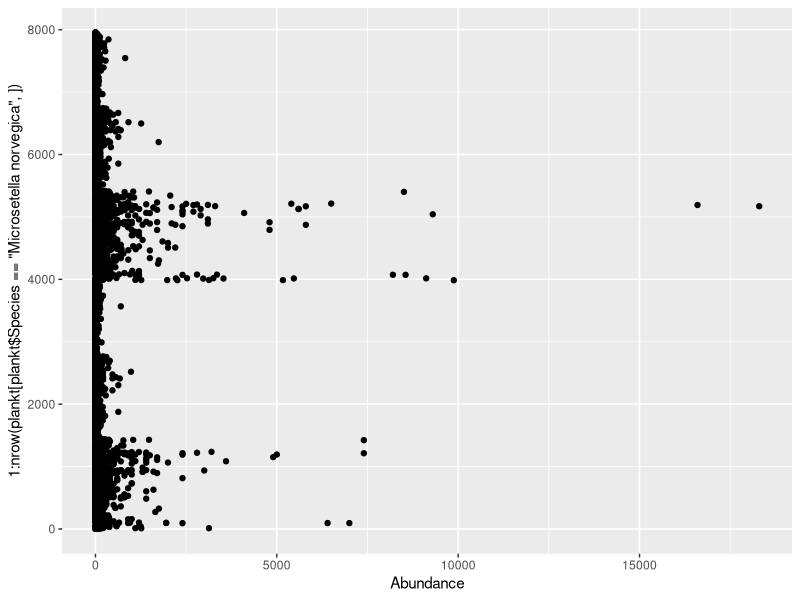
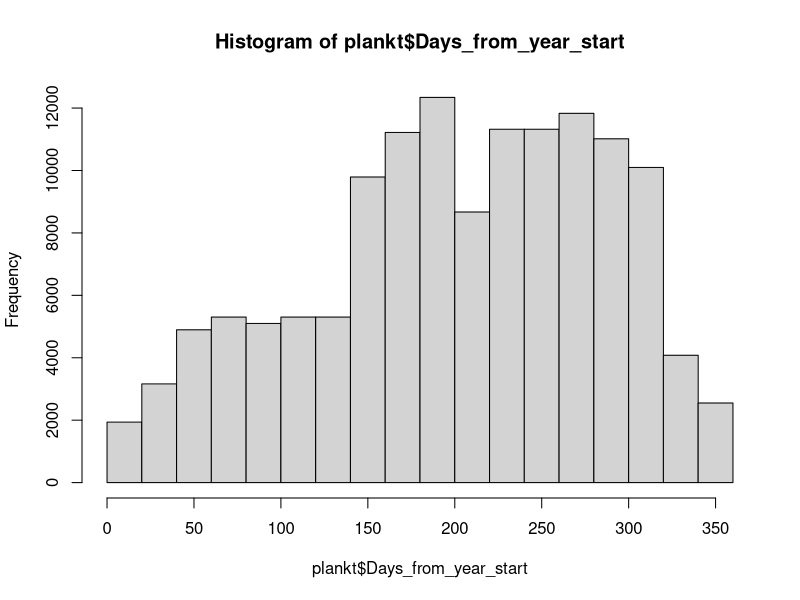
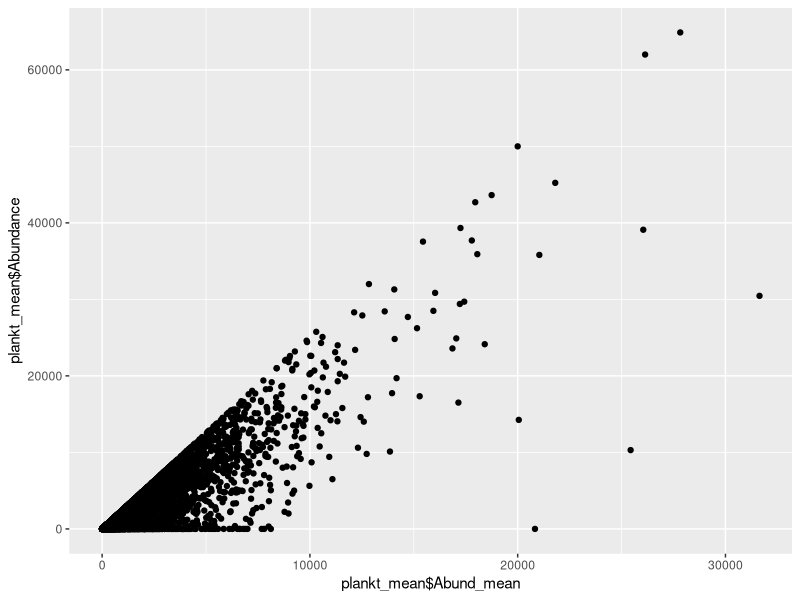

Recreate these plots in R, in order. (Note: this script raises an error after producing the figures.)
# Первичное преобразование данных. 

# Packages  ####
library(reshape2)
library(ggplot2)
library(dplyr)


# Подготовка данных ####
plankt_wide <- read.csv("data/Plankton_raw_tidy.csv", header = TRUE)
vars <- read.csv("data/Plankton_raw_tidy_variables.csv", header = T)


d <- (melt(plankt_wide, id.vars = c("Day", 	"Month", 	"Year", 	"Data"), variable.name = "Var_ID", value.name = "Abundance"))


plankt <- merge(d, vars)



# Первичный осмотр данных ####

ggplot(plankt[plankt$Species == "Microsetella norvegica", ], aes(x = Abundance, y = 1:nrow(plankt[plankt$Species == "Microsetella norvegica", ]))) + geom_point()

# Вопрос Это ошибка в набивке или реально так много.
plankt[plankt$Abundance > 10000 & !is.na(plankt$Abundance) & plankt$Species == "Microsetella norvegica",  ]

plankt$Date2 <- strptime(paste(plankt$Day,"/", plankt$Month, "/", plankt$Year, sep = ""), format=("%d/%m/%Y"))

Start_day <- strptime(paste(plankt$Year,"/01/01", sep = ""), format=("%Y/%d/%m"))


plankt$Days_from_year_start <-  as.numeric(round(difftime(plankt$Date2, as.Date(Start_day))))

hist(plankt$Days_from_year_start)


## Среденвзвешанные значения, объединение слоев

plankt_total <- plankt[plankt$Stage == "Total", ] %>% group_by(Species, Year, Month, Day) %>% summarise(Abundance_0_10 = sum(Abundance[Level == "0-10"]), Abundance_10_25 =  sum(Abundance[Level == "10-25"]), Abundance_25_bottom =  sum(Abundance[Level == "25-bottom"]) )

plankt_total$N_weig <- round((plankt_total$Abundance_0_10 * 10 + plankt_total$Abundance_10_25 * 15 + plankt_total$Abundance_25_bottom * 40)/65, 1)  


plankt_total$N_weig_25 <- round((plankt_total$Abundance_0_10 * 10 + plankt_total$Abundance_10_25 * 15)/25, 1)  





# 
# plankt_1 <- plankt[plankt$Level == "0-10", ]
# nrow(plankt_1)
# 
# plankt_2 <- plankt[plankt$Level == "10-25", ]
# nrow(plankt_2)
# 
# plankt_3 <- plankt[plankt$Level == "25-bottom", ]
# nrow(plankt_3)
# 
# 
# names(plankt_1)

# plankt_mean <- plankt_1
# 
# plankt_mean$Abund_mean <- (plankt_1$Abundance*10 + plankt_2$Abundance*15 + plankt_3$Abundance *40 )/65
# 
# qplot(plankt_mean$Abund_mean, plankt_mean$Abundance)


# names(plankt_mean)


## Среденвзвешанные значения, объединение слоев

plankt_1 <- plankt[plankt$Level == "0-10", ]
nrow(plankt_1)

plankt_2 <- plankt[plankt$Level == "10-25", ]
nrow(plankt_2)

plankt_3 <- plankt[plankt$Level == "25-bottom", ]
nrow(plankt_3)


names(plankt_1)

plankt_mean <- plankt_1

plankt_mean$Abund_mean <- (plankt_1$Abundance*10 + plankt_2$Abundance*15)/25

qplot(plankt_mean$Abund_mean, plankt_mean$Abundance)


names(plankt_mean)

# plankt_mean <- plankt_mean[, -6]



# names(plankt_mean)

# plankt_mean <- plankt_mean[, -8]

# names(plankt_mean)


## plankt_mean - dataframe  с усреденными обилиями по горизонтам 0-10 + 10-25





# Многолетние значения средних по летним месяцам  ####


Abundance <- read.csv("data/abundance.csv", header = TRUE) # Данные по обилию видов, усреденнные по всему столбу воды за март-сентябрь.


# ggplot(plankt_mean[plankt_mean$Stage == "Total" & plankt$Month %in% 6:9, ], aes(x = Year, y = (Abund_mean)))  + stat_summary(fun.data = "mean_cl_boot") + facet_wrap(~Species, scales = "free_y") + geom_smooth() 
# 
# colSums(is.na(plankt_mean[plankt_mean$Stage == "Total" & plankt$Month %in% 6:9, ]))
# 
              

# 
# # Находим пики в сезоны
# 
# names(plankt_mean)
# 
# 
# 
# plankt_mean$Date2 <- strptime(paste(plankt_mean$Day,"/", plankt_mean$Month, "/", plankt_mean$Year, sep = ""), format=("%d/%m/%Y"))
# 
# Start_day <- strptime(paste(plankt_mean$Year,"/01/01", sep = ""), format=("%Y/%d/%m"))
# 
# 
# plankt_mean$Days_from_year_start <-  as.numeric(round(difftime(plankt_mean$Date2, as.Date(Start_day))))
# 
# names(plankt_mean)
# 
# 

## Находим средние плотности для каждого вида в период с мая по октябрь


plankt_total$Date2 <- strptime(paste(plankt_total$Day,"/", plankt_total$Month, "/", plankt_total$Year, sep = ""), format=("%d/%m/%Y"))


plankt_total$Month <- months(plankt_total$Date2)

month_included <- if(.Platform$OS.type == "unix") {c("мая", "июня", "июля", "августа","сентября", "октября")}else {c("Май", "Июнь", "Июль", "Август","Сентябрь", "Октябрь")} 
  
  
  
  

plankt_total_summer <- plankt_total[plankt_total$Month %in% month_included, ]


table(plankt_total_summer$Month) 

Abundance_summer <-plankt_total_summer %>% group_by(Species, Year, Month, Day) %>% summarise(N = sum(N_weig, na.rm = TRUE)) %>% group_by (Species, Year)  %>% summarise(Mean_N = mean(N, na.rm = TRUE))

 

Abundance_summer <- round(dcast(Abundance_summer, formula = Year ~ Species ))
 

Abundance_summer_25 <-plankt_total_summer %>% group_by(Species, Year, Month, Day) %>% summarise(N = sum(N_weig_25, na.rm = TRUE)) %>% group_by (Species, Year)  %>% summarise(Mean_N = mean(N, na.rm = TRUE))



Abundance_summer_25 <- round(dcast(Abundance_summer_25, formula = Year ~ Species ))



qplot(x = Abundance_summer_25$`Calanus glacialis`, y = Abundance_summer$`Calanus glacialis`) + geom_abline()
qplot(x = Abundance_summer_25$`Pseudocalanus spp.`, y = Abundance_summer$`Pseudocalanus spp.`)+ geom_abline()
qplot(x = Abundance_summer_25$`Acartia spp.`, y = Abundance_summer$`Acartia spp.`) + geom_abline()
qplot(x = Abundance_summer_25$`Centropages hamatus`, y = Abundance_summer$`Centropages hamatus`) + geom_abline()
qplot(x = Abundance_summer_25$`Oithona similis`, y = Abundance_summer$`Oithona similis`) + geom_abline()
qplot(x = Abundance_summer_25$`Temora longicornis`, y = Abundance_summer$`Temora longicornis`) + geom_abline()
qplot(x = Abundance_summer_25$`Microsetella norvegica`, y = Abundance_summer$`Microsetella norvegica`) + geom_abline()

# write.table(Abundance_summer, "clipboard", sep = "\t", row.names = F)
# write.table(Abundance_summer_25, "clipboard", sep = "\t", row.names = F)



ggplot(plankt_mean[plankt_mean$Stage == "Total" & plankt$Month %in% 6:9, ], aes(x = Year, y = (Abund_mean)))  + stat_summary(fun.data = "mean_cl_boot") + facet_wrap(~Species, scales = "free_y") + geom_smooth() 

colSums(is.na(plankt_mean[plankt_mean$Stage == "Total" & plankt$Month %in% 6:9, ]))

              


# Находим пики в сезоны

names(plankt_mean)



plankt_mean$Date2 <- strptime(paste(plankt_mean$Day,"/", plankt_mean$Month, "/", plankt_mean$Year, sep = ""), format=("%d/%m/%Y"))

Start_day <- strptime(paste(plankt_mean$Year,"/01/01", sep = ""), format=("%Y/%d/%m"))


plankt_mean$Days_from_year_start <-  as.numeric(round(difftime(plankt_mean$Date2, as.Date(Start_day))))

names(plankt_mean)





##разделяем датасет на части по видам



#У калянуса объединяем данные по численности копеподитов 1, 2 и 3
calanus_all <- plankt_mean[plankt_mean$Species == "Calanus glacialis", ]

calanus <- calanus_all[calanus_all$Stage == "cop I", ]

calanus1 <- calanus_all[calanus_all$Stage == "cop I", ]
nrow(calanus1)
sum(calanus1$Abund_mean, na.rm = T)

calanus2 <- calanus_all[calanus_all$Stage == "cop II", ]
nrow(calanus2)
sum(calanus2$Abund_mean, na.rm = T)

calanus3 <- calanus_all[calanus_all$Stage == "cop III", ]
nrow(calanus3)
sum(calanus3$Abund_mean, na.rm = T)

calanus$Abundance <- calanus1$Abundance + calanus2$Abundance + calanus3$Abundance  

calanus$Abund_mean <- calanus1$Abund_mean + calanus2$Abund_mean + calanus3$Abund_mean  
nrow(calanus)

calanus$Abund_mean2 <- calanus$Abund_mean
calanus$Abund_mean2[is.na(calanus$Abund_mean)] <- 0
calanus <- calanus[!is.na(calanus$Year), ]






centrop <- plankt_mean[plankt_mean$Species == "Centropages hamatus", ]
centrop <- centrop[centrop$Stage == "cop.", ]
centrop$Abund_mean2 <- centrop$Abund_mean
centrop$Abund_mean2[is.na(centrop$Abund_mean)] <- 0 
centrop <- centrop[!is.na(centrop$Year), ]


temor <- plankt_mean[plankt_mean$Species == "Temora longicornis", ]
temor <- temor[temor$Stage == "cop.", ]
temor$Abund_mean2 <- temor$Abund_mean
temor$Abund_mean2[is.na(temor$Abund_mean)] <- 0 
temor <- temor[!is.na(temor$Year), ]


oit <- plankt_mean[plankt_mean$Species == "Oithona similis", ]
oit <- oit[oit$Stage == "cop.", ]
oit$Abund_mean2 <- oit$Abund_mean
oit$Abund_mean2[is.na(oit$Abund_mean)] <- 0 
oit <- oit[!is.na(oit$Year), ]



pseudocal <- plankt_mean[plankt_mean$Species == "Pseudocalanus spp.", ]
pseudocal <-pseudocal[pseudocal$Stage == "cop.", ]
pseudocal$Abund_mean2 <- pseudocal$Abund_mean
pseudocal$Abund_mean2[is.na(pseudocal$Abund_mean)] <- 0 
pseudocal <- pseudocal[!is.na(pseudocal$Year), ]


acart <- plankt_mean[plankt_mean$Species == "Acartia spp.", ]
acart <-acart[acart$Stage == "cop.", ]
acart$Abund_mean2 <- acart$Abund_mean
acart$Abund_mean2[is.na(acart$Abund_mean)] <- 0 
acart <- acart[!is.na(acart$Year), ]

microset <- plankt_mean[plankt_mean$Species == "Microsetella norvegica", ]
microset <-microset[microset$Stage == "cop.", ]
microset$Abund_mean2 <- microset$Abund_mean
microset$Abund_mean2[is.na(microset$Abund_mean)] <- 0 
microset <- microset[!is.na(microset$Year), ]


tricon <- plankt_mean[plankt_mean$Species == "Triconia spp.", ]
tricon <-tricon[tricon$Stage == "Total", ]
tricon$Abund_mean2 <- tricon$Abund_mean
tricon$Abund_mean2[is.na(tricon$Abund_mean)] <- 0 
tricon <- tricon[!is.na(tricon$Year), ]




## Строим накопленную сумму для каждого вида 
library (plyr)


Total_cum_calanus <- with(data = calanus, tapply(Abund_mean2, INDEX=list(Year), FUN=function(x) as.numeric(cumsum(x))))
df_count_Total_calanus <- ldply (Total_cum_calanus, data.frame)
df_count_Total_calanus$Date2 <- calanus$Date2[order(calanus$Date2)]
names(df_count_Total_calanus) <- c("Year", "N_accum", "Date2")
df_count_Total_calanus$Time <- as.numeric(df_count_Total_calanus$Date2)
df_count_Total_calanus$Time2 <- as.POSIXct(df_count_Total_calanus$Time, origin = "1970-01-01", tz = "UTC")           

qplot(df_count_Total_calanus$Year,df_count_Total_calanus$Time )



Total_cum_centrop <- with(data = centrop, tapply(Abund_mean2, INDEX=list(Year), FUN=function(x) as.numeric(cumsum(x))))
df_count_Total_centrop <- ldply (Total_cum_centrop, data.frame)
df_count_Total_centrop$Date2 <- centrop$Date2 [order(centrop$Date2)]
names(df_count_Total_centrop) <- c("Year", "N_accum", "Date2")
df_count_Total_centrop$Time <- as.numeric(df_count_Total_centrop$Date2)
df_count_Total_centrop$Time2 <- as.POSIXct(df_count_Total_centrop$Time, origin = "1970-01-01", tz = "UTC")           

qplot(df_count_Total_centrop$Year,df_count_Total_centrop$Time)



Total_cum_temor <- with(data = temor, tapply(Abund_mean2, INDEX=list(Year), FUN=function(x) as.numeric(cumsum(x))))
df_count_Total_temor <- ldply (Total_cum_temor, data.frame)
df_count_Total_temor$Date2 <- temor$Date2 [order(temor$Date2)]
names(df_count_Total_temor) <- c("Year", "N_accum", "Date2")
df_count_Total_temor$Time <- as.numeric(df_count_Total_temor$Date2)
df_count_Total_temor$Time2 <- as.POSIXct(df_count_Total_temor$Time, origin = "1970-01-01", tz = "UTC")  

qplot(df_count_Total_temor$Year,df_count_Total_temor$Time )



Total_cum_oit <- with(data = oit, tapply(Abund_mean2, INDEX=list(Year), FUN=function(x) as.numeric(cumsum(x))))
df_count_Total_oit <- ldply (Total_cum_oit, data.frame)
df_count_Total_oit$Date2 <- oit$Date2[order(oit$Date2)]
names(df_count_Total_oit) <- c("Year", "N_accum", "Date2")
df_count_Total_oit$Time <- as.numeric(df_count_Total_oit$Date2)
df_count_Total_oit$Time2 <- as.POSIXct(df_count_Total_oit$Time, origin = "1970-01-01", tz = "UTC")      

qplot(df_count_Total_oit$Year,df_count_Total_oit$Time )


Total_cum_pseudocal <- with(data = pseudocal, tapply(Abund_mean2, INDEX=list(Year), FUN=function(x) as.numeric(cumsum(x))))
df_count_Total_pseudocal <- ldply (Total_cum_pseudocal, data.frame)
df_count_Total_pseudocal$Date2 <- pseudocal$Date2[order(pseudocal$Date2)]
names(df_count_Total_pseudocal) <- c("Year", "N_accum", "Date2")
df_count_Total_pseudocal$Time <- as.numeric(df_count_Total_pseudocal$Date2)
df_count_Total_pseudocal$Time2 <- as.POSIXct(df_count_Total_pseudocal$Time, origin = "1970-01-01", tz = "UTC")      

qplot(df_count_Total_pseudocal$Year,df_count_Total_pseudocal$Time )



Total_cum_acart <- with(data = acart, tapply(Abund_mean2, INDEX=list(Year), FUN=function(x) as.numeric(cumsum(x))))
df_count_Total_acart <- ldply (Total_cum_acart, data.frame)
df_count_Total_acart$Date2 <- acart$Date2[order(acart$Date2)]
names(df_count_Total_acart) <- c("Year", "N_accum", "Date2")
df_count_Total_acart$Time <- as.numeric(df_count_Total_acart$Date2)
df_count_Total_acart$Time2 <- as.POSIXct(df_count_Total_acart$Time, origin = "1970-01-01", tz = "UTC")      

qplot(df_count_Total_acart$Year,df_count_Total_acart$Time )



Total_cum_microset <- with(data = microset, tapply(Abund_mean2, INDEX=list(Year), FUN=function(x) as.numeric(cumsum(x))))
df_count_Total_microset <- ldply (Total_cum_microset, data.frame)
df_count_Total_microset$Date2 <- microset$Date2[order(microset$Date2)]
names(df_count_Total_microset) <- c("Year", "N_accum", "Date2")
df_count_Total_microset$Time <- as.numeric(df_count_Total_microset$Date2)
df_count_Total_microset$Time2 <- as.POSIXct(df_count_Total_microset$Time, origin = "1970-01-01", tz = "UTC")      

qplot(df_count_Total_microset$Year,df_count_Total_microset$Time )




Total_cum_tricon <- with(data = tricon, tapply(Abund_mean2, INDEX=list(Year), FUN=function(x) as.numeric(cumsum(x))))
df_count_Total_tricon <- ldply (Total_cum_tricon, data.frame)
df_count_Total_tricon$Date2 <- tricon$Date2[order(tricon$Date2)]
names(df_count_Total_tricon) <- c("Year", "N_accum", "Date2")
df_count_Total_tricon$Time <- as.numeric(df_count_Total_tricon$Date2)
df_count_Total_tricon$Time2 <- as.POSIXct(df_count_Total_tricon$Time, origin = "1970-01-01", tz = "UTC")      

qplot(df_count_Total_tricon$Year,df_count_Total_tricon$Time )



#########################


## Подбираем модели для описания накопленной суммы для Calanus

# Величины для описания фенологии видов:
# Юлианский день, когда накопленная сумма превысила 50%



# Функция для вычисления параметров логистической кумуляты на выходе три парамтера логистической кривой

log_param <- function(df, species = NULL){
  df_param <- data.frame(Year = rep(NA, length(unique(df$Year))), Asym = NA, xmid = NA, scal = NA, RSE = NA, df =NA)
  i <- 1
  for(year in unique(df$Year)){
    fit <- tryCatch(expr = nls(N_accum ~ SSlogis(Time, Asym, xmid, scal), data = df[df$Year == year, ]), error = function(e)NA)
    
    df_param$Year[i] <-  year
    
    if(is.na(fit)) {df_param$Asym[i] <-  df_param$xmid[i] <- df_param$scal[i] <- NA}
    else{
      df_param$Asym[i] <-  coef(fit)[1]
      df_param$xmid[i] <- coef(fit)[2]
      df_param$scal[i] <- coef(fit)[3]
      df_param$RSE[i] <- summary(fit)$sigma
      df_param$df[i] <- summary(fit)$df
    }
    i <- i+1
  }
  
  df_param$perc_15 <- with(df_param, xmid - log(Asym/(0.15*Asym) - 1)*scal )
  df_param$perc_50 <- with(df_param, xmid - log(Asym/(0.5*Asym) - 1)*scal )
  df_param$perc_85 <- with(df_param, xmid - log(Asym/(0.85*Asym) - 1)*scal )
  df_param$Time_perc_15 <- as.POSIXct(df_param$perc_15, origin = "1970-01-01", tz = "UTC")
  df_param$Time_perc_50 <- as.POSIXct(df_param$perc_50, origin = "1970-01-01", tz = "UTC") 
  df_param$Time_perc_85 <- as.POSIXct(df_param$perc_85, origin = "1970-01-01", tz = "UTC") 
  
  df_param$Start_day <- as.POSIXct(paste(df_param$Year,"-01-01", sep = ""), tz = "UTC") 
  df_param$Days_perc_15 <- as.numeric(round(difftime( df_param$Time_perc_15, as.Date(df_param$Start_day))))
  df_param$Days_perc_50 <- as.numeric(round(difftime( df_param$Time_perc_50, as.Date(df_param$Start_day))))
  df_param$Days_perc_85 <- as.numeric(round(difftime( df_param$Time_perc_85, as.Date(df_param$Start_day))))
  
  df_param$Species = species
  df_param
    
}

########################

log_param_Calanus <- log_param(df = df_count_Total_calanus, species = "Calanus")
log_param_Centropages <- log_param(df = df_count_Total_centrop, species = "Centropages")
log_param_Temora <- log_param(df = df_count_Total_temor, species = "Temora")
log_param_Oithona <- log_param(df = df_count_Total_oit, species = "Oithona")
log_param_Pseudocalanus <- log_param(df = df_count_Total_pseudocal, species = "Pseudocalanus")
log_param_Acartia <- log_param(df = df_count_Total_acart, species = "Acartia")
log_param_Microsetella <- log_param(df = df_count_Total_microset, species = "Microsetella")
log_param_Triconia <- log_param(df = df_count_Total_tricon, species = "Triconia")



## Смотрим есть ли зависимость между асимптотой кумулятивной крвой (максимальное количество особей отмеченных в данном году) и датой начала сезона



ggplot(log_param_Calanus, aes(x = Days_perc_15, y = log(Asym) )) + geom_point() + geom_smooth(method = "lm")
ggplot(log_param_Centropages, aes(x = Days_perc_15, y = log(Asym) )) + geom_point() + geom_smooth(method = "lm")
ggplot(log_param_Temora, aes(x = Days_perc_15, y = log(Asym) )) + geom_point() + geom_smooth(method = "lm")
ggplot(log_param_Oithona, aes(x = Days_perc_15, y = log(Asym) )) + geom_point()+ geom_smooth(method = "lm")
ggplot(log_param_Pseudocalanus, aes(x = Days_perc_15, y = log(Asym) )) + geom_point()+ geom_smooth(method = "lm")
ggplot(log_param_Acartia, aes(x = Days_perc_15, y = log(Asym) )) + geom_point() + geom_smooth(method = "lm")
ggplot(log_param_Microsetella, aes(x = Days_perc_15, y = log(Asym) )) + geom_point() + geom_smooth(method = "lm")



# Функция для определения характеристик кумуляты

cum_param <- function(df, species = NULL){
  df_param <- data.frame(Year = rep(NA, length(unique(df$Year))), Mean = NA)
  i <- 1
  for(year in unique(df$Year)){
    df_param$Mean[i] <- mean(df$N_accum[df$Year == year])
    # df_param$Mean[i] <- max(df$N_accum[df$Year == year])/2
    df_param$Year[i] <-  year
    days <- which( (df$N_accum[df$Year == year] - df_param$Mean[i])^2 == min((df$N_accum[df$Year == year] - df_param$Mean[i])^2) )[1]
    
    df_param$xmid[i] <- (as.numeric(df[df$Year == year,]$Date2[days]))
    i <- i+1
  }
  
  df_param$Time_Mean <- as.POSIXct(df_param$xmid, origin = "1970-01-01", tz = "UTC")
# 
#   df_param$Start_day <- as.POSIXct(paste(df_param$Year,"-01-01", sep = ""), tz = "UTC")
# 
#   df_param$Days_perc_50 <- as.numeric(round(difftime( df_param$Time_perc_50, as.Date(df_param$Start_day))))

  df_param$Species = species
  df_param
  
}


cum_param(df = df_count_Total_calanus, species = "Calanus")


##Даты пиков численности видов

peaks <- function(df, species = NULL){
  df_param <- data.frame(Year = rep(NA, length(unique(df$Year))))
  i <- 1
  for(year in unique(df$Year)){
    df_param$Year[i] <-  year
    df_param$Peak_Days_from_year_start[i] <- mean(df$Days_from_year_start[df$Year == year & df$Abund_mean2 == max(df$Abund_mean2[df$Year == year])])
    i <- i + 1
  }
  df_param
  
}

log_param_Calanus <- merge(log_param_Calanus, peaks(df = calanus), by="Year")
log_param_Centropages <- merge(log_param_Centropages, peaks(df = centrop), by="Year")
log_param_Temora <- merge(log_param_Temora, peaks(df = temor), by="Year")
log_param_Oithona <- merge(log_param_Oithona, peaks(df = oit), by="Year")
log_param_Pseudocalanus<- merge(log_param_Pseudocalanus, peaks(df = pseudocal), by="Year")
log_param_Acartia <- merge(log_param_Acartia, peaks(df = acart), by="Year")
log_param_Microsetella <- merge(log_param_Microsetella, peaks(df = microset), by="Year")
log_param_Triconia <- merge(log_param_Triconia, peaks(df = tricon), by="Year")



log_param_all_species <- rbind(log_param_Calanus, log_param_Centropages, log_param_Temora, log_param_Oithona, log_param_Pseudocalanus, log_param_Acartia, log_param_Microsetella, log_param_Triconia)




# write.table(log_param_Calanus, "clipboard", sep = "\t", row.names = FALSE)

# write.table(log_param_Calanus, "clipboard", sep = "\t", row.names = FALSE)


# Функция для рисования кумулят






plot_cum <- function(df =df_count_Total_calanus,  year = 1961){
  library(ggplot2)
  fit <- tryCatch(expr = nls(N_accum ~ SSlogis(Time, Asym, xmid, scal), data = df[df$Year == year, ]), error = function(e)NA)
  
  Asym <- coef(fit)[1]
  xmid <- coef(fit)[2]
  scal <- coef(fit)[3]
  
  
  perc_15 <- xmid - log(Asym/(0.15*Asym) - 1)*scal 
  perc_50 <- xmid - log(Asym/(0.5*Asym) - 1)*scal 
  perc_85 <- xmid - log(Asym/(0.85*Asym) - 1)*scal
  
  
  Time_perc_15 <- as.POSIXct(perc_15, origin = "1970-01-01", tz = "UTC")
  Time_perc_50 <- as.POSIXct(perc_50, origin = "1970-01-01", tz = "UTC") 
  Time_perc_85 <- as.POSIXct(perc_85, origin = "1970-01-01", tz = "UTC") 
  
  Start_day <- as.POSIXct(paste(year,"-01-01", sep = ""), tz = "UTC") 
  Days_perc_15 <- as.numeric(round(difftime(Time_perc_15, as.Date(Start_day))))
  Days_perc_50 <- as.numeric(round(difftime(Time_perc_50, as.Date(Start_day))))
  Days_perc_85 <- as.numeric(round(difftime( Time_perc_85, as.Date(Start_day))))
  
    
  if(is.na(fit[1])){
    Pl <- ggplot(df[df$Year == year, ], aes(x = Time2, y = N_accum))  + scale_x_datetime(date_breaks = "4 week", date_labels = "%d-%m")+ geom_point(size = 2, shape = 21, fill = "gray")
    
  }
  else{
    df_predict <- data.frame(Date2 = seq(as.Date(paste(year,"-01-01", sep = "")), as.Date(paste(year,"-12-20", sep = "")), by="days"))
    df_predict$Time2 <- as.POSIXct(df_predict$Date2)
    df_predict$Time <- as.numeric(df_predict$Time2) 
    df_predict$predict <- predict(fit, newdata = df_predict)
    
    
    Pl <- ggplot(df[df$Year == year, ], aes(x = Time2, y = N_accum))  + geom_line(data = df_predict, aes(y = predict), size = 2) + scale_x_datetime(date_breaks = "6 week", date_labels = "%d-%m")+ geom_point(size = 2, shape = 21, fill = "gray")
    
    Pl <- Pl + 
      geom_segment(aes(x= Time_perc_50, xend = Time_perc_50, yend = 0, y = predict(fit, newdata = data.frame(Time = perc_50))[1]), arrow = arrow(type = "closed", angle = 10), color = "gray") + 
      geom_segment(aes(x= Time_perc_15, xend = Time_perc_15, yend = 0, y = predict(fit, newdata = data.frame(Time = perc_15))[1]), arrow = arrow(type = "closed", angle = 10), color = "gray90")+ 
      geom_segment(aes(x= Time_perc_85, xend = Time_perc_85, yend = 0, y = predict(fit, newdata = data.frame(Time = perc_85))[1]), arrow = arrow(type = "closed", angle = 10), color = "gray10")
  }
  
  Pl
}






# cum <- df_count_Total_calanus$N_accum[df_count_Total_calanus$Year == year]
# 
# plot_cum(year = year, df = df_count_Total_calanus) + geom_hline(yintercept = mean(cum)) + geom_hline(yintercept = max(cum)/2, color = "blue") + geom_line(aes())


## Выбираем логистические регрессии с максимальной, среденей и минимальной Residual Standard Error

log_param_all_species %>% filter(round(RSE) == round(max(RSE, na.rm = T)))


(Pl_max_RSE <- plot_cum(year = 1989, df = df_count_Total_oit) + geom_line(color = "gray") + theme_bw() + ggtitle("Max RSE. Oithona, 1989") + labs(x = "Date", y = "Abundance" ) + theme(panel.grid = element_blank()))  


log_param_all_species %>% filter(round(RSE) == round(min(RSE, na.rm = T)))


Pl_min_RSE <- plot_cum(year = 1999, df = df_count_Total_calanus) + geom_line(color = "gray") + theme_bw()+ ggtitle("Min RSE. Calanus, 1999") + labs(x = "Date", y = "Abundance" )  + theme(panel.grid = element_blank())
  


log_param_all_species %>% filter(round(RSE) == round(median(RSE, na.rm = T)))

Pl_median_RSE <- plot_cum(year = 1977, df = df_count_Total_temor) + geom_line(color = "gray") + theme_bw()+ ggtitle("Medium RSE. Temora, 1977")  + labs(x = "Date", y = "Abundance" )+ theme(panel.grid = element_blank())
  
library(cowplot)

Pl_logistic <- plot_grid(Pl_max_RSE, Pl_median_RSE, Pl_min_RSE, ncol = 1, align = "v")








######### Анализ качества регрессионных логистических моделей.++++++++++++++++++++
## Для оценки goodness of feet логистических моделей сравнивали соответствие Days_perc_50 и Peak_Days_from_year_start



log_param_all_species$Species <- factor(log_param_all_species$Species) 

log_param_all_species$Peak_Dif <- with(log_param_all_species, Days_perc_50 - Peak_Days_from_year_start)



# РАспределение RSE от логистической кривой, описывающей кумуляту у видов
ggplot(log_param_all_species, aes(x = Species, y = RSE)) + geom_boxplot() + geom_hline(yintercept = 0)

ggplot(log_param_all_species, aes(x = as.numeric(Year), y = RSE)) + geom_point() +facet_wrap(~Species) + geom_smooth()


log_param_all_species %>% filter(RSE == max(RSE, na.rm = T))




# Распределение разниц в днях между Days_perc_50 и Peak_Days_from_year_start 
Plot_diff <- ggplot(log_param_all_species, aes(x = Species, y = Peak_Dif)) + geom_boxplot() + geom_hline(yintercept = 0) + theme_bw() + labs(y = "Difference Middle and Peak") + theme(axis.text.x = element_text(angle = 90))




ggplot(log_param_all_species, aes(x = Peak_Dif)) + geom_histogram() + geom_vline(xintercept = 0) + facet_wrap(~Species)




# Комбинированная картинка с примерами логистических аппроксимаций и разницей между датой точки перегиба логистической кривой и датой наблюдаемого пика

plot_grid(Pl_logistic, Plot_diff, labels = c("A", "B"))



ggplot(log_param_all_species, aes(x = Days_perc_50, y = Peak_Days_from_year_start, color = Species)) + geom_point() + geom_smooth(method = "lm") + geom_abline() + facet_wrap(~Species)

# detach(reshape2)

library(dplyr)
log_param_all_species %>% group_by(Species) %>% summarise(Median_Peak_Dif = median(Peak_Dif, na.rm = T)) 

log_param_all_species %>% group_by(Species) %>%   summarise(cor(Peak_Days_from_year_start, Days_perc_50, use = "pairwise.complete.obs", method = "spearman"))


df_count_Total_acart %>% group_by(Year) %>% summarize(n())

ggplot(log_param_all_species, aes(x = as.numeric(Year), y = Peak_Dif)) + geom_point() + geom_hline(yintercept = 0) + geom_smooth()


ggplot(log_param_all_species, aes(x = as.numeric(Year), y = Peak_Dif)) + geom_point() + geom_hline(yintercept = 0) + geom_smooth() + facet_wrap(~Species)




ggplot(log_param_Calanus, aes(x = Peak_Days_from_year_start, y = log(Asym) )) + geom_point() + geom_smooth(method = "lm")
ggplot(log_param_Centropages, aes(x = Peak_Days_from_year_start, y = log(Asym) )) + geom_point() + geom_smooth(method = "lm")
ggplot(log_param_Temora, aes(x = Peak_Days_from_year_start, y = log(Asym) )) + geom_point() + geom_smooth(method = "lm")
ggplot(log_param_Oithona, aes(x = Peak_Days_from_year_start, y = log(Asym) )) + geom_point()+ geom_smooth(method = "lm")
ggplot(log_param_Pseudocalanus, aes(x = Peak_Days_from_year_start, y = log(Asym) )) + geom_point()+ geom_smooth(method = "lm")
ggplot(log_param_Acartia, aes(x = Peak_Days_from_year_start, y = log(Asym) )) + geom_point() + geom_smooth(method = "lm")
ggplot(log_param_Microsetella, aes(x = Peak_Days_from_year_start, y = log(Asym) )) + geom_point() + geom_smooth(method = "lm")














## Функция для поиска дат макисмально близких к опорным ключевым событиям в фенологии (начало появления, конец пребывания) для тех случаев, когда кумулята не выходит на плато.#######

date_search <- function(df = df_count_Total_oit, year = 2014, Begin_thresh = 0.15, End_thresh = 0.85){
  df_year <- df[df$Year == year, ]
  Max <- max(df_year$N_accum)
  Begin <- Max*Begin_thresh
  End <- Max*End_thresh
  Meadle <- (Begin + End)/2
  
  Dev_Begin <- (df_year$N_accum - Begin)^2
  Dev_End <- (df_year$N_accum - End)^2
  Dev_Meadle <- (df_year$N_accum - Meadle)^2

  Date_Start <- (as.POSIXct(paste(year,"-01-01", sep = ""), origin = "1970-01-01", tz = "UTC"))
  
  Date_Begin <- as.POSIXct(df_year[which(Dev_Begin == min(Dev_Begin)), ]$Date2, origin = "1970-01-01", tz = "UTC") 
  Date_End <- as.POSIXct(df_year[which(Dev_End == min(Dev_End)), ]$Date2, origin = "1970-01-01", tz = "UTC") 
  Date_Meadle <- as.POSIXct(df_year[which(Dev_Meadle == min(Dev_Meadle)), ]$Date2, origin = "1970-01-01", tz = "UTC") 
  
  Day_Begin <- as.numeric(difftime(Date_Begin, Date_Start))
  Day_Begin <- Day_Begin[1] # Берем первую из ближайших дат 
  Day_End <- as.numeric(difftime(Date_End, Date_Start))
  Day_End <- Day_End[length(Day_End)] # Берем поледнюю из ближайших дат
  Day_Meadle <- as.numeric(difftime(Date_Meadle, Date_Start))
  Day_Meadle <- mean(Day_Meadle) #Берем среднюю из ближайшх дат
  
  result <- data.frame(Param = c("Days_perc_15",	"Days_perc_50", 	"Days_perc_85"), Value = c(Day_Begin, Day_Meadle, Day_End))
  
  result
  
}


date_search(df = df_count_Total_calanus, year = 1990)




#############################


## Рисунок с динамикой численности видов

plot_dynam <- function(df_a, df_par, begin, end, Ncol) {
  library(ggplot2)
  df_a <- df_a[order(df_a$Date2),]
  ggplot(df_a[df_a$Year %in% begin:end,], aes(x = Days_from_year_start, y = Abund_mean2)) + geom_line() +  facet_wrap(~Year, ncol=Ncol, scales = "free_y") + geom_vline(data = df_par[df_par$Year%in% begin:end, ], aes(xintercept = Days_perc_50), color = "blue") + geom_vline(data = df_par[df_par$Year%in% begin:end, ], aes(xintercept = Peak_Days_from_year_start), color = "red") + geom_smooth(se = FALSE) + labs(x = "Year days", y = "Abundance") + theme_bw()
}


# Динамика Oithona ##############

(Pl_0it_1 <- plot_dynam(oit, log_param_Oithona, 1961, 1966, 3))

(Pl_0it_2 <- plot_dynam(oit, log_param_Oithona, 1967, 1972, 3))

(Pl_0it_3 <- plot_dynam(oit, log_param_Oithona, 1973, 1978, 3))

(Pl_0it_4 <- plot_dynam(oit, log_param_Oithona, 1979, 1984, 3))

(Pl_0it_5 <- plot_dynam(oit, log_param_Oithona, 1985, 1990, 3))

(Pl_0it_6 <- plot_dynam(oit, log_param_Oithona, 1991, 1996, 3))

(Pl_0it_7 <- plot_dynam(oit, log_param_Oithona, 1997, 2002, 3))

(Pl_0it_8 <- plot_dynam(oit, log_param_Oithona, 2003, 2008, 3))

(Pl_0it_9 <- plot_dynam(oit, log_param_Oithona, 2009, 2014, 3))

(Pl_0it_10 <- plot_dynam(oit, log_param_Oithona, 2015, 2018, 3))





# Динамика Calanus ##############

(Pl_cal_1 <- plot_dynam(calanus, log_param_Calanus, 1961, 1966, 3))

(Pl_cal_2 <- plot_dynam(calanus, log_param_Calanus, 1967, 1972, 3))

(Pl_cal_3 <- plot_dynam(calanus, log_param_Calanus, 1973, 1978, 3))

(Pl_cal_4 <- plot_dynam(calanus, log_param_Calanus, 1979, 1984, 3))

(Pl_cal_5 <- plot_dynam(calanus, log_param_Calanus, 1985, 1990, 3))

(Pl_cal_6 <- plot_dynam(calanus, log_param_Calanus, 1991, 1996, 3))

(Pl_cal_7 <- plot_dynam(calanus, log_param_Calanus, 1997, 2002, 3))

(Pl_cal_8 <- plot_dynam(calanus, log_param_Calanus, 2003, 2008, 3))

(Pl_cal_9 <- plot_dynam(calanus, log_param_Calanus, 2009, 2014, 3))

(Pl_cal_10 <- plot_dynam(calanus, log_param_Calanus, 2015, 2018, 3))




# Динамика Centropages ##############

(Pl_centrop_1 <- plot_dynam(centrop, log_param_Centropages, 1961, 1966, 3))

(Pl_centrop_2 <- plot_dynam(centrop, log_param_Centropages, 1967, 1972, 3))

(Pl_centrop_3 <- plot_dynam(centrop, log_param_Centropages, 1973, 1978, 3))

(Pl_centrop_4 <- plot_dynam(centrop, log_param_Centropages, 1979, 1984, 3))

(Pl_centrop_5 <- plot_dynam(centrop, log_param_Centropages, 1985, 1990, 3))

(Pl_centrop_6 <- plot_dynam(centrop, log_param_Centropages, 1991, 1996, 3))

(Pl_centrop_7 <- plot_dynam(centrop, log_param_Centropages, 1997, 2002, 3))

(Pl_centrop_8 <- plot_dynam(centrop, log_param_Centropages, 2003, 2008, 3))

(Pl_centrop_9 <- plot_dynam(centrop, log_param_Centropages, 2009, 2014, 3))

(Pl_centrop_10 <- plot_dynam(centrop, log_param_Centropages, 2015, 2018, 3))




# Динамика Temora ##############


(Pl_temor_1 <- plot_dynam(temor, log_param_Temora, 1961, 1966, 3))

(Pl_temor_2 <- plot_dynam(temor, log_param_Temora, 1967, 1972, 3))

(Pl_temor_3 <- plot_dynam(temor, log_param_Temora, 1973, 1978, 3))

(Pl_temor_4 <- plot_dynam(temor, log_param_Temora, 1979, 1984, 3))

(Pl_temor_5 <- plot_dynam(temor, log_param_Temora, 1985, 1990, 3))

(Pl_temor_6 <- plot_dynam(temor, log_param_Temora, 1991, 1996, 3))

(Pl_temor_7 <- plot_dynam(temor, log_param_Temora, 1997, 2002, 3))

(Pl_temor_8 <- plot_dynam(temor, log_param_Temora, 2003, 2008, 3))

(Pl_temor_9 <- plot_dynam(temor, log_param_Temora, 2009, 2014, 3))

(Pl_temor_10 <- plot_dynam(temor, log_param_Temora, 2015, 2018, 3))




# Динамика Pseudocalanus ##############


(Pl_pseudocal_1 <- plot_dynam(pseudocal, log_param_Pseudocalanus, 1961, 1966, 3))

(Pl_pseudocal_2 <- plot_dynam(pseudocal, log_param_Pseudocalanus, 1967, 1972, 3))

(Pl_pseudocal_3 <- plot_dynam(pseudocal, log_param_Pseudocalanus, 1973, 1978, 3))

(Pl_pseudocal_4 <- plot_dynam(pseudocal, log_param_Pseudocalanus, 1979, 1984, 3))

(Pl_pseudocal_5 <- plot_dynam(pseudocal, log_param_Pseudocalanus, 1985, 1990, 3))

(Pl_pseudocal_6 <- plot_dynam(pseudocal, log_param_Pseudocalanus, 1991, 1996, 3))

(Pl_pseudocal_7 <- plot_dynam(pseudocal, log_param_Pseudocalanus, 1997, 2002, 3))

(Pl_pseudocal_8 <- plot_dynam(pseudocal, log_param_Pseudocalanus, 2003, 2008, 3))

(Pl_pseudocal_9 <- plot_dynam(pseudocal, log_param_Pseudocalanus, 2009, 2014, 3))

(Pl_pseudocal_10 <- plot_dynam(pseudocal, log_param_Pseudocalanus, 2015, 2018, 3))



# Динамика Acartia ##############


(Pl_acart_1 <- plot_dynam(acart, log_param_Acartia, 1961, 1966, 3))

(Pl_acart_2 <- plot_dynam(acart, log_param_Acartia, 1967, 1972, 3))

(Pl_acart_3 <- plot_dynam(acart, log_param_Acartia, 1973, 1978, 3))

(Pl_acart_4 <- plot_dynam(acart, log_param_Acartia, 1979, 1984, 3))

(Pl_acart_5 <- plot_dynam(acart, log_param_Acartia, 1985, 1990, 3))

(Pl_acart_6 <- plot_dynam(acart, log_param_Acartia, 1991, 1996, 3))

(Pl_acart_7 <- plot_dynam(acart, log_param_Acartia, 1997, 2002, 3))

(Pl_acart_8 <- plot_dynam(acart, log_param_Acartia, 2003, 2008, 3))

(Pl_acart_9 <- plot_dynam(acart, log_param_Acartia, 2009, 2014, 3))

(Pl_acart_10 <- plot_dynam(acart, log_param_Acartia, 2015, 2018, 3))





# Динамика Mirosetella ##############


(Pl_microset_1 <- plot_dynam(microset, log_param_Microsetella, 1961, 1966, 3))

(Pl_microset_2 <- plot_dynam(microset, log_param_Microsetella, 1967, 1972, 3))

(Pl_microset_3 <- plot_dynam(microset, log_param_Microsetella, 1973, 1978, 3))

(Pl_microset_4 <- plot_dynam(microset, log_param_Microsetella, 1979, 1984, 3))

(Pl_microset_5 <- plot_dynam(microset, log_param_Microsetella, 1985, 1990, 3))

(Pl_microset_6 <- plot_dynam(microset, log_param_Microsetella, 1991, 1996, 3))

(Pl_microset_7 <- plot_dynam(microset, log_param_Microsetella, 1997, 2002, 3))

(Pl_microset_8 <- plot_dynam(microset, log_param_Microsetella, 2003, 2008, 3))

(Pl_microset_9 <- plot_dynam(microset, log_param_Microsetella, 2009, 2014, 3))

(Pl_microset_10 <- plot_dynam(microset, log_param_Microsetella, 2015, 2018, 3))





# Динамика Tricona ##############


(Pl_tricon_1 <- plot_dynam(tricon, log_param_Triconia, 1961, 1966, 3))

(Pl_tricon_2 <- plot_dynam(tricon, log_param_Triconia, 1967, 1972, 3))

(Pl_tricon_3 <- plot_dynam(tricon, log_param_Triconia, 1973, 1978, 3))

(Pl_tricon_4 <- plot_dynam(tricon, log_param_Triconia, 1979, 1984, 3))

(Pl_tricon_5 <- plot_dynam(tricon, log_param_Triconia, 1985, 1990, 3))

(Pl_tricon_6 <- plot_dynam(tricon, log_param_Triconia, 1991, 1996, 3))

(Pl_tricon_7 <- plot_dynam(tricon, log_param_Triconia, 1997, 2002, 3))

(Pl_tricon_8 <- plot_dynam(tricon, log_param_Triconia, 2003, 2008, 3))

(Pl_tricon_9 <- plot_dynam(tricon, log_param_Triconia, 2009, 2014, 3))

(Pl_tricon_10 <- plot_dynam(tricon, log_param_Triconia, 2015, 2018, 3))
